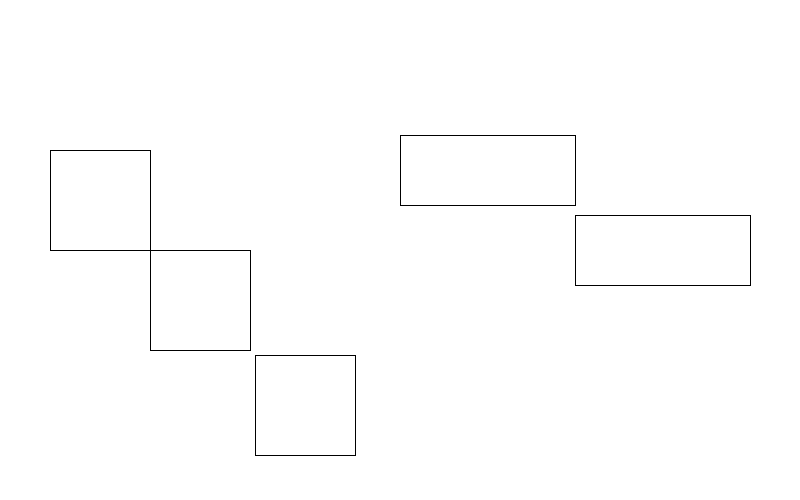
Frame 1 (no input)
Frame 60 (the mouse pressed at the canvas centre just before this capture): identical to frame 1, image omitted
Frame 120 (the mouse held since frame 60 and released just before this capture): identical to frame 1, image omitted

The Processing sketch that drew this single still picture (run headless with seeded random() and noise(); from frame 60 on, the mouse is pressed at the canvas centre):

// Processing sketch: jessicaChen_U2W2_1B
// ── jessicaChen_U2W2_1B.pde
void setup(){
  size(800, 500);
  background(255);
}
void draw(){
 rectMode(CORNERS);
 rect(50, 150, 150, 250);
 rect(150, 250, 250, 350);
 rect(255, 355, 355, 455);
 
 rect(400, 135, 575, 205);
 rect(575, 215, 750, 285);
}
